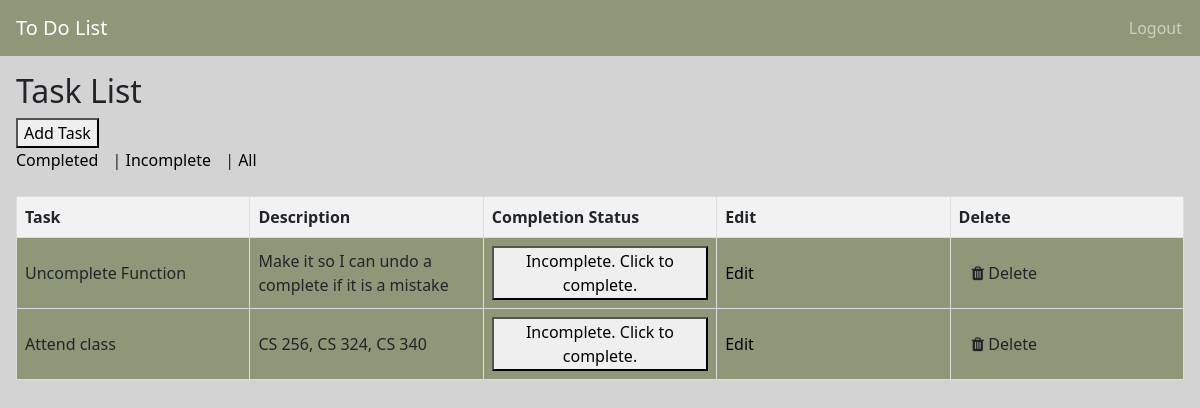
/tasks/?filter=incomplete (signed in), run on the app's committed database.
### todo_app/models.py (models this page shows, shortened)
class Task(models.Model):
    user = models.ForeignKey(User, on_delete=models.CASCADE)
    title = models.CharField(max_length=200)
    description = models.TextField()
    completed = models.BooleanField(default=False)

### todo_app/views.py (the view)
# urls.py: path('tasks/', TaskListView.as_view(), name='task_list'),
class TaskListView(LoginRequiredMixin, ListView):
    model = Task
    template_name = 'task_list.html'
    context_object_name = 'tasks'
    def get_queryset(self):
        filter_option = self.request.GET.get('filter')
        if filter_option == 'completed':
            return Task.objects.filter(user=self.request.user, completed=True)
        elif filter_option == 'incomplete':
            return Task.objects.filter(user=self.request.user, completed=False)
        else:
            return Task.objects.filter(user=self.request.user)

### todo_app/templates/task_list.html (shortened to what this page needs)
{% extends 'base.html' %}
{% load static %}
{% block content %}
<div class=containing-element>
    <h2>Task List</h2>
    <a href="{% url 'add_task' %}"><button>Add Task</button></a>
    <div>
        <a href="?filter=completed">Completed</a> |
        <a href="?filter=incomplete">Incomplete</a> |
        <a href="?filter=all">All</a>
    </div>
</div>
    <div class="table-container">
        <table>
            <thead class="table-headers">
                <tr>
                    <th>Task</th>
                    <th>Description</th>
                    <th>Completion Status</th>
                    <th>Edit</th>
                    <th>Delete</th>
                </tr>
            </thead>
            <tbody>
                {% for task in tasks %}
                    <tr>
                        <td>{{ task.title }}</td>
                        <td>{{ task.description }}</td>
                        <td>
                            {% if task.completed %}
                                Complete
                            {% else %}
                            <form action="{% url 'complete_task' task.id %}" method="post" style="display: inline;">
                                <button type="submit">Incomplete. Click to complete.</button>
                            </form>
                            {% endif %}
                        </td>
                        <td>
                            <a href="{% url 'edit_task' task.id %}">Edit</a>
                        </td>
                        <td>
                            <form action="{% url 'delete_task' task.id %}" method="post" style="display: inline;">
                                <button class="btn" type="submit" onclick="return confirm('Are you sure you want to delete this task?')"><i class="fa fa-trash"></i> Delete</button>
                            </form>
                        </td>
                    </tr>
                {% endfor %}
            </tbody>
        </table>
    </div>
{% endblock %}

### todo_app/static/css/styles.css (style rules this page uses)
html { background-color: lightgrey; color: white; }
body { display: block; margin: 0px; color: white; }
.containing-element { justify-content: center; margin-left: 16px; padding-top: 16px; padding-bottom: 16px; }
.table-container { margin: 8px; margin-right: 24px; }
table { width: 100%; table-layout: fixed; border-collapse: collapse; margin-bottom: 20px; margin: 8px; }
tbody { background-color: #8F9779; }
table th, table td { border: 1px solid #ddd; padding: 8px; text-align: left; }
table th { background-color: #f2f2f2; }
div a { margin-right: 10px; text-decoration: none; color: #000; }
.btn { border: none; color: white; padding: 12px 16px; font-size: 50px; cursor: pointer; }

### data on the page
Task: title "Uncomplete Function", description "Make it so I can undo a complete if it is a mistake", completed "Incomplete. Click to complete."
Task: title "Attend class", description "CS 256, CS 324, CS 340", completed "Incomplete. Click to complete."
